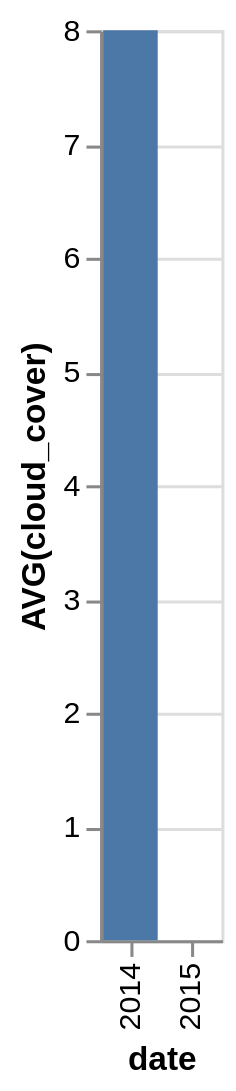

Express this chart as Vega-Lite.
### Vega-Lite specification from a JSON file in a GitHub repository (floating-point values rounded to 4 significant figures)
{"data": {"values": [{"x_data": "2014", "y_data": 8}, {"x_data": "2015", "y_data": 0}]}, "mark": "bar", "encoding": {"x": {"field": "x_data", "type": "nominal", "title": "date", "sort": {"op": "sum", "field": "y_data", "order": "descending"}}, "y": {"field": "y_data", "type": "quantitative", "title": "AVG(cloud_cover)"}}}
